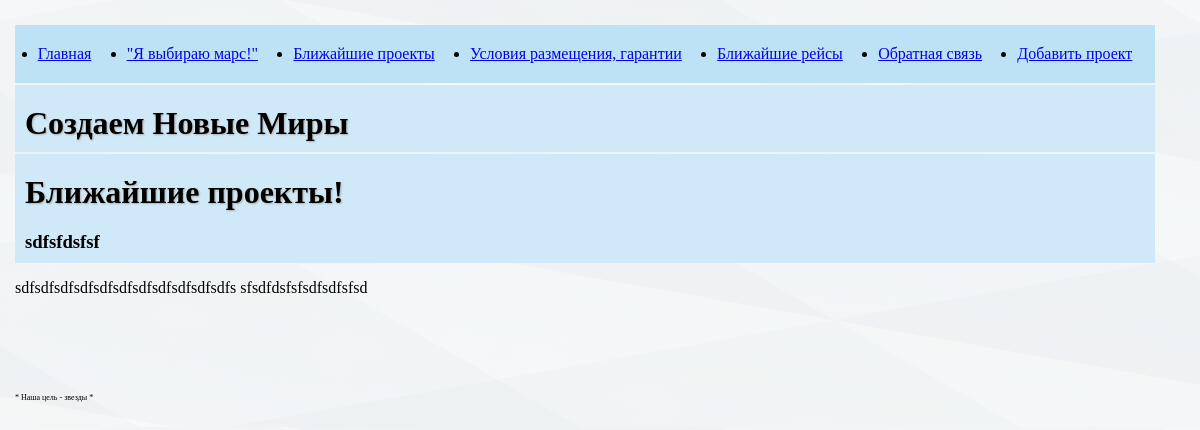
The app's page /project/test with its own data.
### tables this page shows
CREATE TABLE menu(
id INTEGER PRIMARY KEY AUTOINCREMENT,
title TEXT NOT NULL,
url TEXT NOT NULL
);

CREATE TABLE projects(
id INTEGER PRIMARY KEY AUTOINCREMENT,
project TEXT NOT NULL,
text TEXT NOT NULL,
url TEXT NOT NULL,
time INTEGER NOT NULL
);

### 50/main.py (the view)
@app.route('/project/<project_id>')
def show_project(project_id):
    db_con = connect_db()
    db = DataBase(db_con)
    project, text = db.get_project(project_id)
    if not project:
        print("Ошибка - not project")
        abort(404)
    return render_template('project.html', proj=project, text=text, menu=db.get_menu())

### 50/database.py (called while the page is built)
    def get_objects(self, table):
        try:
            self.__cur.execute(f'SELECT * from {table}')
            res = self.__cur.fetchall()
            if res:
                return res
        except IOError as ex:
            print('Ошибка чтения данных', ex)
        return []

    def get_menu(self):
        return self.get_objects('menu')

    def get_project(self, project_id):
        try:
            self.__cur.execute(f'SELECT project, text FROM projects WHERE url == "{project_id}"')
            res = self.__cur.fetchone()
            if res:
                return res
        except sqlite3.Error as ex:
            print('Ошибка получения проекта из БД', ex)
        return None, None

### 50/main.py (called while the page is built)
def connect_db():
    con = sqlite3.connect(app.config['DATABASE'])
    con.row_factory = sqlite3.Row
    return con

### 50/templates/project.html (shortened to what this page needs)
{% extends 'base.html' %}
{% block content %}
{{ super() }}
<h1>Ближайшие проекты!</h1>
<h3>{{ proj }}</h3>
<p>{{ text }}</p>
{% endblock %}

### 50/templates/base.html (shortened to what this page needs)
<!DOCTYPE html>
<html lang="en">
<head>
    <link rel="stylesheet" href="{{ url_for('static', filename='css/style.css') }}">
</head>
<body class="multi-linear">
{% block content %}
<ul class="menu">
    {% for i in menu %}
    <li>
        <a href="{{ i.url }}">{{ i.title }}</a>
    </li>
    {% endfor %}
</ul>
<div class="container">
    {% if title %}
    <h1>{{ title }}</h1>
    {% else %}
    <h1>Создаем Новые Миры</h1>
    {% endif %}
</div>
{% endblock %}
<footer class="footer"> * Наша цель - звезды * </footer>
</body>
</html>

### 50/static/css/style.css (style rules this page uses)
h1, h3 { padding: 10px 10px; margin: 0; background-color: #cfe9f8; text-shadow: 1px 1px 2px #afadad; }
h1 { padding-top: 20px; }
h3 { text-shadow: none; }
body { background: #e0fffd; padding: 20px 10px; margin: 5px; width: 95%; }
.multi-linear { background: repeating-linear-gradient( 10deg, rgba(114, 143, 167, 0.05) 30px, rgba(218, 225, 227, 0.05) 250px, rgba(146, 157, 182, 0.05) 15px, rgba(138, 111, 148, 0.05) 120px, rgba(124, 113, 128, 0.05) 120px ), repeating-linear-gradient( -190deg, rgba(143, 149, 151, 0.01) 20px, rgba(126, 150, 159, 0.05) 20px, rgba(203, 216, 221, 0.05) 240px, rgba(115, 116, 94, 0.05) 240px, rgba(147, 150, 151, 0.01) 30px ),repeating-linear-gradient( -1950deg, rgba(143, 149, 151, 0.01) 20px, rgba(126, 150, 159, 0.05) 20px, rgba(203, 216, 221, 0.05) 240px, rgba(115, 116, 94, 0.05) 240px, rgba(147, 150, 151, 0.01) 30px ); }
.menu { display: flex; justify-content: space-around; justify-items: center; background: #bee2f5; margin: 0px; padding: 20px 5px; }
.container { max-width: 1800px; margin-top: 2px; margin-bottom: 2px; box-sizing: border-box; }
.footer { font-size: 8px; padding-top: 80px; }

### records on screen
menu: title "Главная"
menu: title "\"Я выбираю марс!\""
menu: title "Ближайшие проекты"
menu: title "Условия размещения, гарантии"
menu: title "Ближайшие рейсы"
menu: title "Обратная связь"
menu: title "Добавить проект"
projects: project "sdfsfdsfsf", text "sdfsdfsdfsdfsdfsdfsdfsdfsdfsdfsdfs sfsdfdsfsfsdfsdfsfsd"
